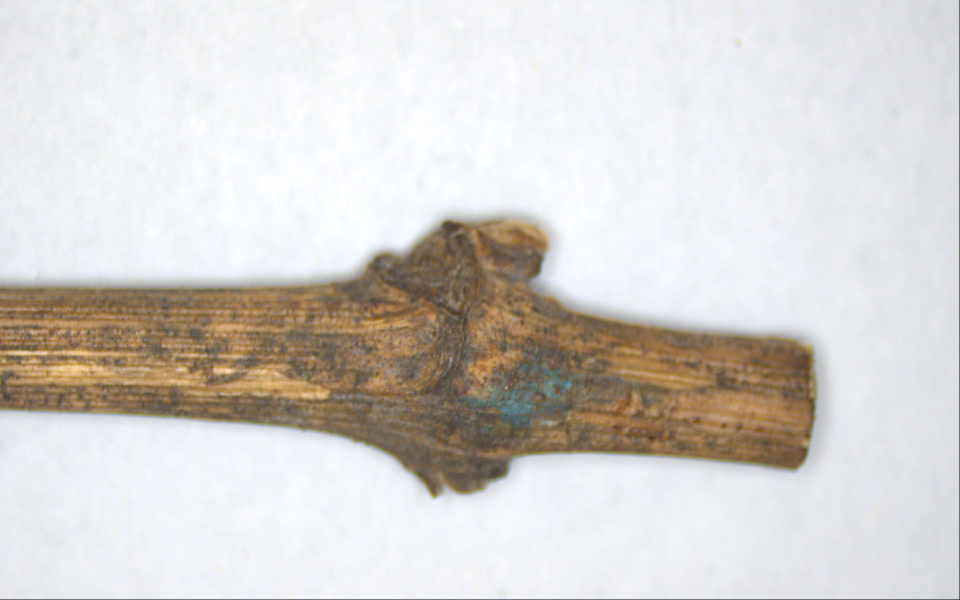
#> input picture branche_noeud_20261109_150551_image.png, 1920 x 1200 px (shown at 1/2 size)
$ python test_classique.py ../branche_noeud_20261109_150551_image.png
#> lines starting #> are read from the running program, lines starting #| are printed output that depends on the picture; after the words box and inside, x2 and y2 are one past the last pixel; in counts of white or black regions, pixels touching at a corner belong together
import os
os.environ.setdefault("QT_QPA_PLATFORMTHEME", "none")  # évite le plantage Qt/GNOME vu sur Ubuntu (à mettre AVANT import cv2)
import sys                                             # lire l'argument (numéro de caméra ou image)
import time                                            # horodatage des fichiers enregistrés
import numpy as np                                     # calcul sur les images (tableaux)
import cv2                                             # traitement d'image


# ------------------------------------------------------------------ réglages
EXPO_US = 8000.0          # exposition de départ (µs) : à ajuster avec + / -
MM_PAR_PX = None          # échelle mm/pixel si connue (ex. 0.047 pour la caméra 1) → affiche les mesures en mm
LARGEUR_AFFICHAGE = 900   # largeur de chaque vue à l'écran (px)
NOMS = {1: "Otsu", 2: "Seuil manuel", 3: "Couleur (saturation)", 4: "Fond appris"}


# ================================================================== SEGMENTATION
def segmenter(img_bgr, methode, p, fond=None, inverser=False):
    """
    Renvoie (masque, contour) :
      masque  = image noir/blanc, blanc (255) = branche
      contour = liste de points du contour extérieur de la plus grosse forme (ou None)
    p = dictionnaire des réglages venant des curseurs (seuil, flou, morpho, aire_min)
    """
    k = p["flou"] * 2 + 1                                       # taille du flou (toujours impaire : 1, 3, 5…)
    flou = cv2.GaussianBlur(img_bgr, (k, k), 0)                 # lisse l'image : enlève le bruit et la texture de l'écorce
    gris = cv2.cvtColor(flou, cv2.COLOR_BGR2GRAY)               # passage en niveaux de gris (0 noir … 255 blanc)

    if methode == 1:                                            # --- Otsu : trouve tout seul le meilleur seuil
        _, m = cv2.threshold(gris, 0, 255, cv2.THRESH_BINARY_INV + cv2.THRESH_OTSU)  # INV : branche sombre → blanc
    elif methode == 2:                                          # --- seuil manuel (curseur)
        _, m = cv2.threshold(gris, p["seuil"], 255, cv2.THRESH_BINARY_INV)
    elif methode == 3:                                           # --- couleur : saturation HSV
        hsv = cv2.cvtColor(flou, cv2.COLOR_BGR2HSV)             # H = teinte, S = saturation, V = luminosité
        s = hsv[:, :, 1]                                        # fond blanc/gris → S faible ; écorce → S plus forte
        _, m = cv2.threshold(s, 0, 255, cv2.THRESH_BINARY + cv2.THRESH_OTSU)
    else:                                                       # --- fond appris : différence avec l'image du fond
        if fond is None:                                        # pas encore de fond mémorisé
            return np.zeros(gris.shape, np.uint8), None
        diff = cv2.absdiff(flou, fond)                          # différence pixel par pixel avec le fond
        diff = cv2.cvtColor(diff, cv2.COLOR_BGR2GRAY)           # une seule valeur de différence par pixel
        _, m = cv2.threshold(diff, p["seuil_fond"], 255, cv2.THRESH_BINARY)

    if inverser:                                                # si la branche ressort en noir → on inverse
        m = cv2.bitwise_not(m)

    # --- nettoyage du masque (morphologie)
    t = p["morpho"] * 2 + 1                                     # taille de l'élément de nettoyage
    noyau = cv2.getStructuringElement(cv2.MORPH_ELLIPSE, (t, t))
    m = cv2.morphologyEx(m, cv2.MORPH_OPEN, noyau)              # OUVERTURE : supprime les petits points blancs (poussière)
    m = cv2.morphologyEx(m, cv2.MORPH_CLOSE, noyau)             # FERMETURE : bouche les petits trous dans la branche

    # --- on garde seulement la plus grosse forme = la branche
    contours, _ = cv2.findContours(m, cv2.RETR_EXTERNAL, cv2.CHAIN_APPROX_NONE)  # EXTERNAL = contour extérieur seulement
    contours = [c for c in contours if cv2.contourArea(c) >= p["aire_min"]]      # ignore les formes trop petites
    if not contours:
        return m, None
    c = max(contours, key=cv2.contourArea)                      # la plus grande surface
    propre = np.zeros_like(m)
    cv2.drawContours(propre, [c], -1, 255, thickness=cv2.FILLED)   # masque final : la branche remplie, sans trous
    return propre, c


def mesurer(masque, contour):
    """Mesures simples à partir du contour : longueur, diamètre max, diamètre moyen, aire, angle."""
    (cx, cy), (w, h), ang = cv2.minAreaRect(contour)            # plus petit rectangle tourné qui contient la branche
    longueur = max(w, h)                                        # grand côté = longueur de la branche
    dist = cv2.distanceTransform(masque, cv2.DIST_L2, 5)        # pour chaque pixel : distance au bord le plus proche
    diam_max = 2 * dist.max()                                   # plus gros cercle inscrit × 2 = épaisseur max (souvent le nœud)
    aire = cv2.contourArea(contour)
    diam_moy = aire / longueur if longueur > 0 else 0           # aire / longueur ≈ diamètre moyen d'un cylindre vu de côté
    return {"longueur": longueur, "diam_max": diam_max, "diam_moy": diam_moy, "aire": aire,
            "angle": ang, "rect": ((cx, cy), (w, h), ang)}


def dessiner(img, masque, contour, mes, texte):
    """Image résultat : branche colorée en transparence + contour vert + rectangle + mesures."""
    out = img.copy()
    if contour is not None:
        couleur = np.zeros_like(img); couleur[masque > 0] = (0, 180, 255)   # orange sur la branche
        out = cv2.addWeighted(out, 1.0, couleur, 0.35, 0)                   # mélange transparent
        cv2.drawContours(out, [contour], -1, (0, 255, 0), 3)               # CONTOUR EXTÉRIEUR en vert
        boite = cv2.boxPoints(mes["rect"]).astype(np.int32)                 # 4 coins du rectangle tourné
        cv2.drawContours(out, [boite], -1, (255, 0, 0), 2)                 # rectangle en bleu
    y = 40
    for ligne in texte:                                                     # texte en haut à gauche
        cv2.putText(out, ligne, (15, y), cv2.FONT_HERSHEY_SIMPLEX, 1.0, (0, 0, 0), 5)
        cv2.putText(out, ligne, (15, y), cv2.FONT_HERSHEY_SIMPLEX, 1.0, (255, 255, 255), 2)
        y += 40
    return out


def unite(v_px):
    """Affiche une longueur en px, et en mm si l'échelle est connue."""
    return f"{v_px:.0f} px" + (f" = {v_px * MM_PAR_PX:.2f} mm" if MM_PAR_PX else "")


# ================================================================== SOURCE D'IMAGES
class SourceBasler:
    """Petite classe pour lire une caméra Basler avec pypylon (exposition manuelle, couleur ou mono)."""
    def __init__(self, index):
        from pypylon import pylon                                  # importé ici : inutile si on teste une image
        self.pylon = pylon
        infos = pylon.TlFactory.GetInstance().EnumerateDevices()   # liste des caméras
        if index >= len(infos):
            raise SystemExit(f"Caméra n° {index} absente ({len(infos)} trouvée(s)).")
        self.cam = pylon.InstantCamera(pylon.TlFactory.GetInstance().CreateDevice(infos[index]))
        self.cam.Open()                                            # ouvre la caméra (ferme pylon Viewer avant !)
        print("Caméra :", self.cam.GetDeviceInfo().GetModelName(), "S/N", self.cam.GetDeviceInfo().GetSerialNumber())
        for nom, val in [("ExposureAuto", "Off"), ("GainAuto", "Off"), ("Gain", 0.0), ("ExposureTime", EXPO_US),
                         ("AcquisitionFrameRateEnable", True), ("AcquisitionFrameRate", 20.0)]:
            try: getattr(self.cam, nom).Value = val                # réglages manuels (mesures répétables)
            except Exception: pass                                 # paramètre absent sur ce modèle → on ignore
        try: self.cam.BalanceWhiteAuto.Value = "Once"              # couleur : balance des blancs une fois
        except Exception: pass
        self.conv = pylon.ImageFormatConverter()                   # conversion vers BGR pour OpenCV
        self.conv.OutputPixelFormat = pylon.PixelType_BGR8packed
        self.cam.StartGrabbing(pylon.GrabStrategy_LatestImageOnly) # toujours l'image la plus récente
        self.expo = EXPO_US

    def lire(self):
        r = self.cam.RetrieveResult(2000, self.pylon.TimeoutHandling_Return)   # attend une image (2 s max)
        img = None
        if r is not None and r.IsValid():
            if r.GrabSucceeded():
                img = self.conv.Convert(r).Array.copy()            # image BGR (copie : le buffer est rendu juste après)
            r.Release()
        return img

    def exposition(self, facteur):
        self.expo = float(np.clip(self.expo * facteur, 50, 200000))
        try: self.cam.ExposureTime.Value = self.expo
        except Exception: pass

    def fermer(self):
        self.cam.StopGrabbing(); self.cam.Close()


class SourceImage:
    """Même interface, mais avec une image fixe : pour tester sans caméra."""
    def __init__(self, chemin):
        self.img = cv2.imread(chemin)
        if self.img is None:
            raise SystemExit("Image illisible : " + chemin)
        self.expo = 0
    def lire(self): return self.img.copy()
    def exposition(self, f): pass
    def fermer(self): pass


# ================================================================== PROGRAMME PRINCIPAL
def main():
    arg = sys.argv[1] if len(sys.argv) > 1 else "0"
    src = SourceImage(arg) if not arg.isdigit() else SourceBasler(int(arg))   # chiffre = caméra, sinon = fichier
#> in __init__, self.img is the input picture: shape (1200, 1920, 3); mean B, G, R 206.9, 210.2, 213.9

    fen = "Segmentation branche (q pour quitter)"
    cv2.namedWindow(fen, cv2.WINDOW_NORMAL)
    rien = lambda v: None
    cv2.createTrackbar("Seuil", fen, 100, 255, rien)          # méthode 2
    cv2.createTrackbar("Seuil fond", fen, 30, 255, rien)      # méthode 4 : différence minimale avec le fond
    cv2.createTrackbar("Flou", fen, 3, 15, rien)              # lissage
    cv2.createTrackbar("Morpho", fen, 3, 20, rien)            # nettoyage du masque
    cv2.createTrackbar("Aire min x100", fen, 50, 500, rien)   # taille minimale d'une forme gardée (×100 px²)

    methode, inverser, fond = 1, False, None
    dossier = os.path.dirname(os.path.abspath(__file__))
    print("Touches : 1-4 méthode · b apprendre le fond · i inverser · s enregistrer · +/- expo · q quitter")

    try:
        while True:
            img = src.lire()
            if img is None:
                continue
            p = {"seuil": cv2.getTrackbarPos("Seuil", fen), "seuil_fond": cv2.getTrackbarPos("Seuil fond", fen),
                 "flou": cv2.getTrackbarPos("Flou", fen), "morpho": cv2.getTrackbarPos("Morpho", fen),
                 "aire_min": cv2.getTrackbarPos("Aire min x100", fen) * 100}

            t0 = time.time()
            masque, contour = segmenter(img, methode, p, fond, inverser)          # ← le cœur : la segmentation
#> in segmenter, `_, m = cv2.threshold(gris, 0, 255, cv2.THRESH_BINARY_INV + cv2.THRESH_..`:
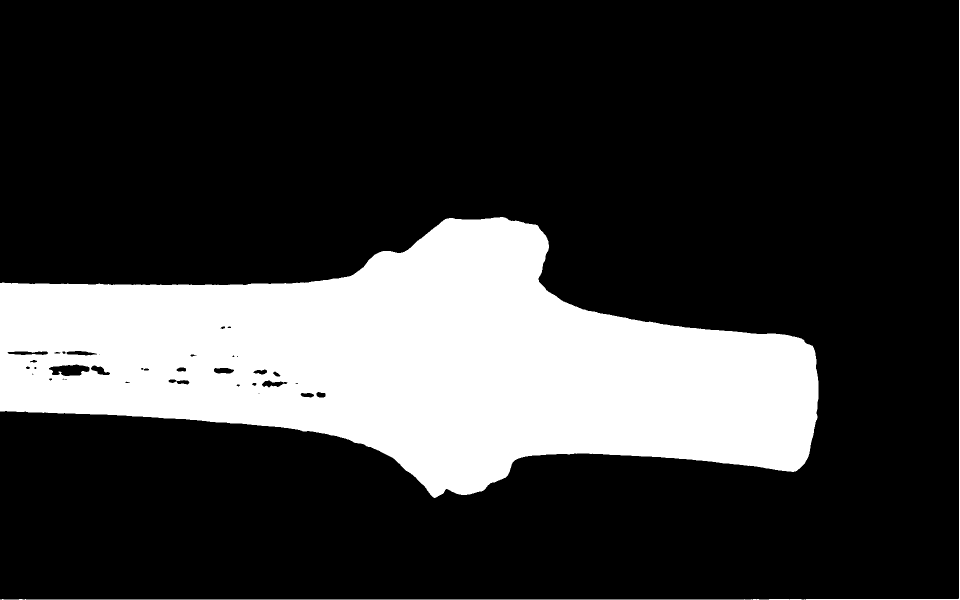
#> m: shape (1200, 1920) (shown at 1/2 size); 22.8% white; 2 white regions, box (x1, y1, x2, y2) and area: (0, 434, 1637, 996) 520410, (0, 0, 1920, 1200) 4715
#> in segmenter, `m = cv2.morphologyEx(m, cv2.MORPH_OPEN, noyau)`:
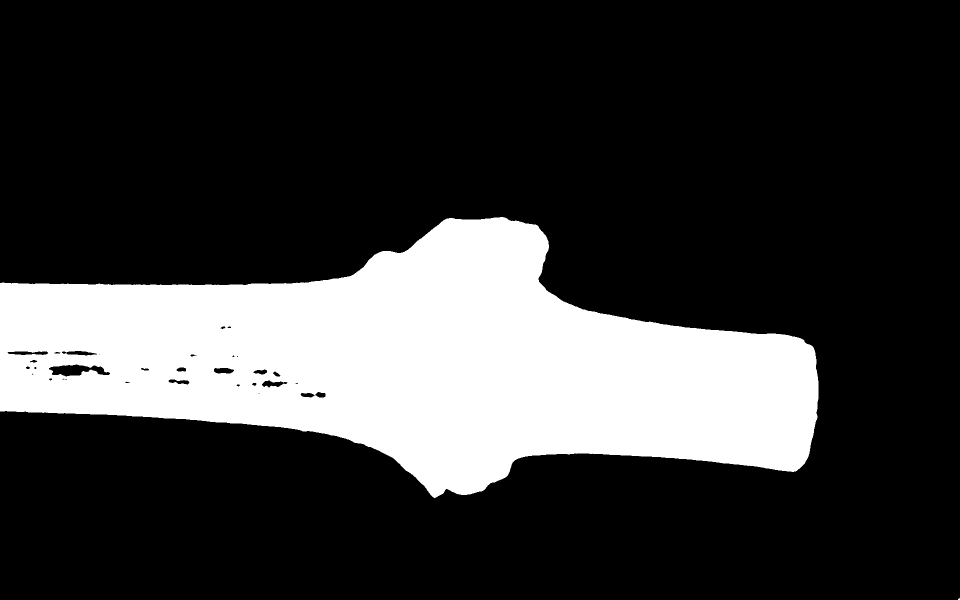
#> m: shape (1200, 1920) (shown at 1/2 size); 22.6% white; 2 white regions (1 under 20 px), largest, box (x1, y1, x2, y2) and area: (0, 434, 1637, 996) 520321
#> in segmenter, `m = cv2.morphologyEx(m, cv2.MORPH_CLOSE, noyau)`: m: shape (1200, 1920); 22.6% white; 2 white regions (1 under 20 px)
#> in segmenter, `contours, _ = cv2.findContours(m, cv2.RETR_EXTERNAL, cv2.CHAIN_APPROX_..`: contours = 2 contours, 1 with area under 20; largest, box (x1, y1, x2, y2) and area: (0, 434, 1637, 996) 522998
#> in segmenter, `contours = [c for c in contours if cv2.contourArea(c) >= p["aire_min"]]`: contours = 1 contour; box (x1, y1, x2, y2) and area: (0, 434, 1637, 996) 522998
#> in segmenter, `c = max(contours, key=cv2.contourArea)`: c = contour of 3869 points, box (x1, y1, x2, y2) (0, 434, 1637, 996), area 522998
#> in segmenter, `cv2.drawContours(propre, [c], -1, 255, thickness=cv2.FILLED)`:
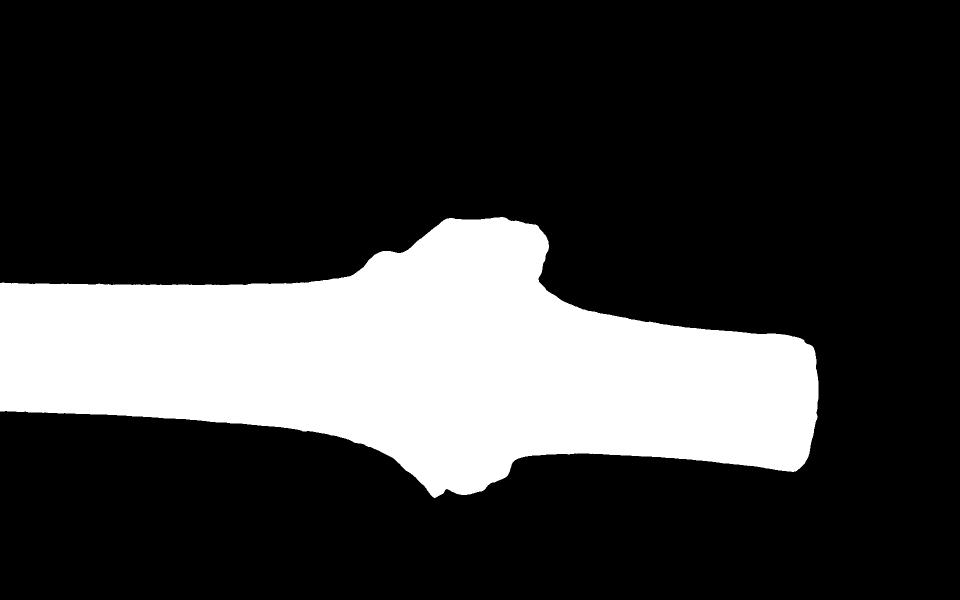
#> propre: shape (1200, 1920) (shown at 1/2 size); 22.8% white; 1 white region, box (x1, y1, x2, y2) and area: (0, 434, 1637, 996) 524934
#> contour has the same summary as c in segmenter
            dt = (time.time() - t0) * 1000                                        # temps de calcul en ms

            texte = [f"[{methode}] {NOMS[methode]}  {dt:.0f} ms" + ("  (inverse)" if inverser else "")]
            mes = None
            if methode == 4 and fond is None:
                texte.append("Enleve la branche puis appuie sur b")
            elif contour is None:
                texte.append("Aucune branche trouvee")
            else:
                mes = mesurer(masque, contour)
#> in mesurer, `(cx, cy), (w, h), ang = cv2.minAreaRect(contour)`: cx = 812.9; cy = 720.7; w = 1636.1; h = 555.5; ang = -4.15
#> in mesurer, `longueur = max(w, h)`: longueur = 1636.1
#> in mesurer, `dist = cv2.distanceTransform(masque, cv2.DIST_L2, 5)`:
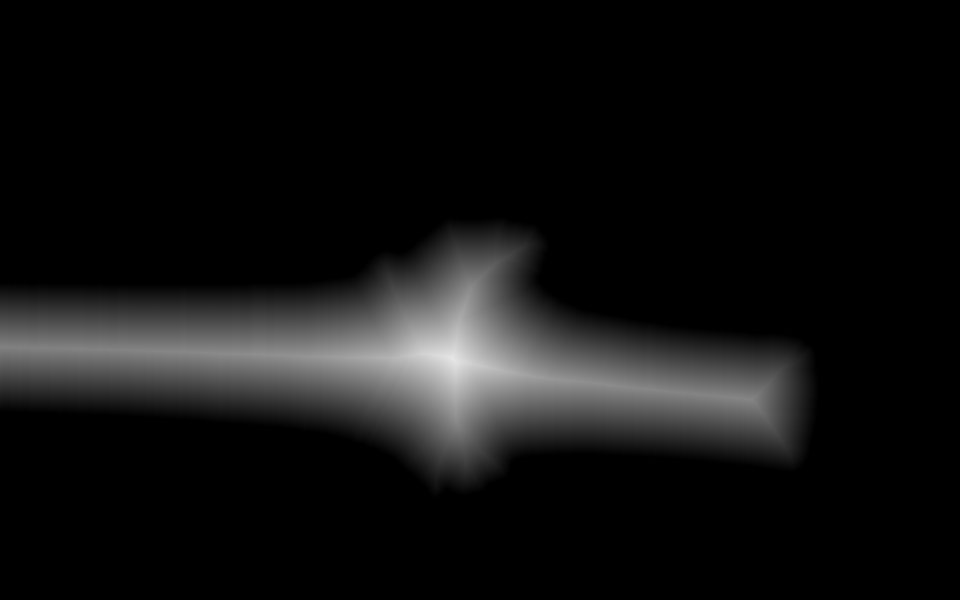
#> dist: shape (1200, 1920) float32 (shown at 1/2 size); min 0, max 230.7, mean 17.4
#> in mesurer, `diam_max = 2 * dist.max()`: diam_max = 461.5
#> in mesurer, `aire = cv2.contourArea(contour)`: aire = 522998.5
#> in mesurer, `diam_moy = aire / longueur if longueur > 0 else 0           # aire / l..`: diam_moy = 319.7
#> mes = {'longueur': 1636.1, 'diam_max': 461.5, 'diam_moy': 319.7, 'aire': 522998.5, 'angle': -4.15, 'rect': ((812.9, 720.7), (1636.1, 555.5), -4.15)}
                texte += [f"Longueur : {unite(mes['longueur'])}",
                          f"Diametre max : {unite(mes['diam_max'])}",
                          f"Diametre moyen : {unite(mes['diam_moy'])}",
                          f"Points du contour : {len(contour)}"]
#> texte = ['[1] Otsu  612 ms', 'Longueur : 1636 px', 'Diametre max : 461 px', 'Diametre moyen : 320 px', 'Points du contour : 3869']
            res = dessiner(img, masque, contour, mes, texte)
#> in dessiner, `boite = cv2.boxPoints(mes["rect"]).astype(np.int32)`: boite = [[17, 1056], [-23, 502], [1608, 384], [1648, 938]]
#> in dessiner, `cv2.drawContours(out, [boite], -1, (255, 0, 0), 2)`:
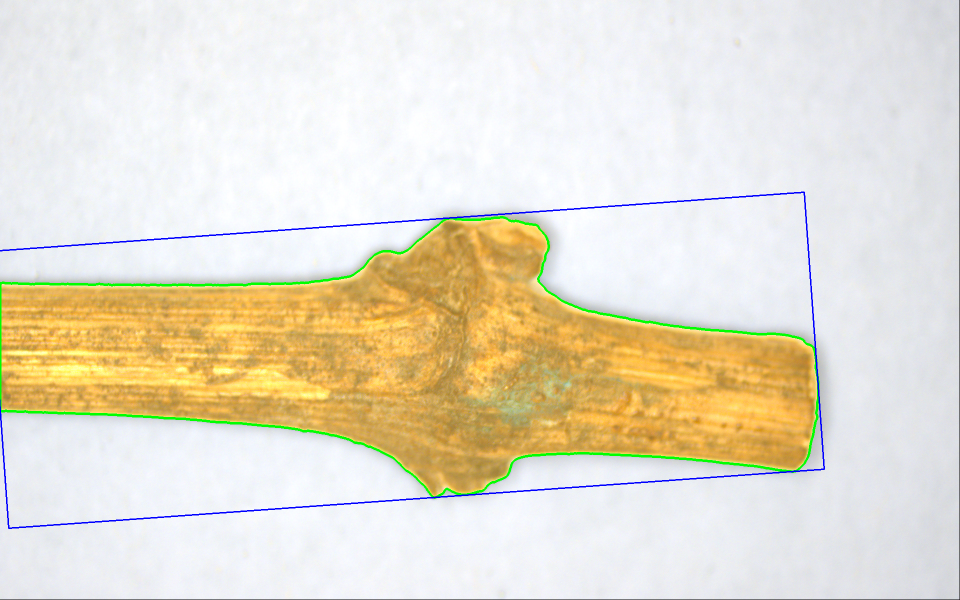
#> out: shape (1200, 1920, 3) (shown at 1/2 size); mean B, G, R 205.7, 223.6, 230.5
#> the loop in dessiner, `for ligne in texte:` made 5 passes
#> (ligne, y) on passes 1 to 5: ('[1] Otsu  612 ms', 80), ('Longueur : 1636 px', 120), ('Diametre max : 461 px', 160), ('Diametre moyen : 320 px', 200), ('Points du contour : 3869', 240)
#> after the loop in dessiner, `for ligne in texte:`:
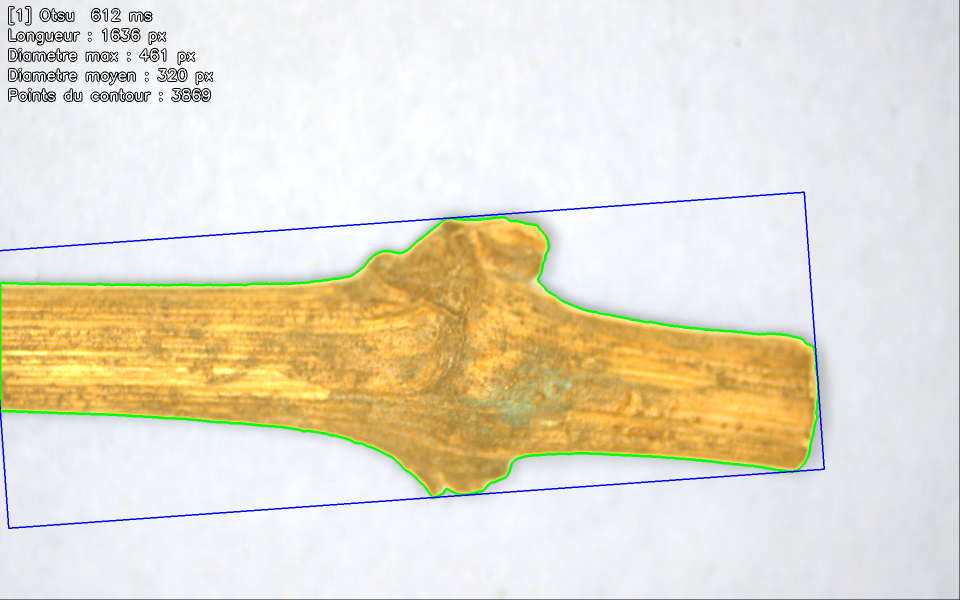
#> out: shape (1200, 1920, 3) (shown at 1/2 size); 1.09% of pixels changed, all inside (x1, y1, x2, y2) = (16, 12, 427, 204)
#> after the loop in dessiner, `for ligne in texte:`: y = 240

            # affichage : résultat à gauche,  masque à droite
            h = int(img.shape[0] * LARGEUR_AFFICHAGE / img.shape[1])
#> h = 562
            vue = np.hstack([cv2.resize(res, (LARGEUR_AFFICHAGE, h)),
                             cv2.resize(cv2.cvtColor(masque, cv2.COLOR_GRAY2BGR), (LARGEUR_AFFICHAGE, h))])
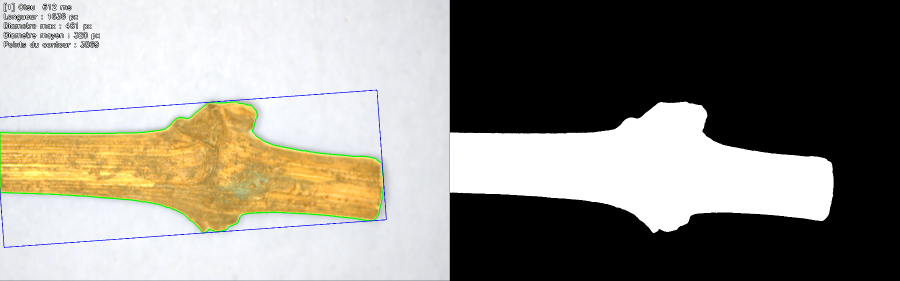
#> vue: shape (562, 1800, 3) (shown at 1/2 size); mean B, G, R 131.1, 140.1, 143.6
            cv2.imshow(fen, vue)

            key = cv2.waitKey(1) & 0xFF
#> (key q is pressed here)
            if key == ord('q'):
                break
            elif key in (ord('1'), ord('2'), ord('3'), ord('4')):
                methode = int(chr(key))
            elif key == ord('i'):
                inverser = not inverser
            elif key == ord('b'):                                  # mémorise le fond (sans branche !)
                k = p["flou"] * 2 + 1
                fond = cv2.GaussianBlur(img, (k, k), 0)
                methode = 4
                print("Fond mémorisé.")
            elif key in (ord('+'), ord('=')):
                src.exposition(1.5); print(f"Exposition {src.expo/1000:.2f} ms")
            elif key == ord('-'):
                src.exposition(1 / 1.5); print(f"Exposition {src.expo/1000:.2f} ms")
            elif key == ord('s'):                                  # enregistre image brute + masque + résultat
                st = time.strftime("%Y%m%d_%H%M%S")
                for nom, im in [("image", img), ("masque", masque), ("resultat", res)]:
                    f = os.path.join(dossier, f"branche_{st}_{nom}.png")
                    cv2.imwrite(f, im); print("Enregistré :", f)
    finally:
        src.fermer()
        cv2.destroyAllWindows()


if __name__ == "__main__":
    main()
